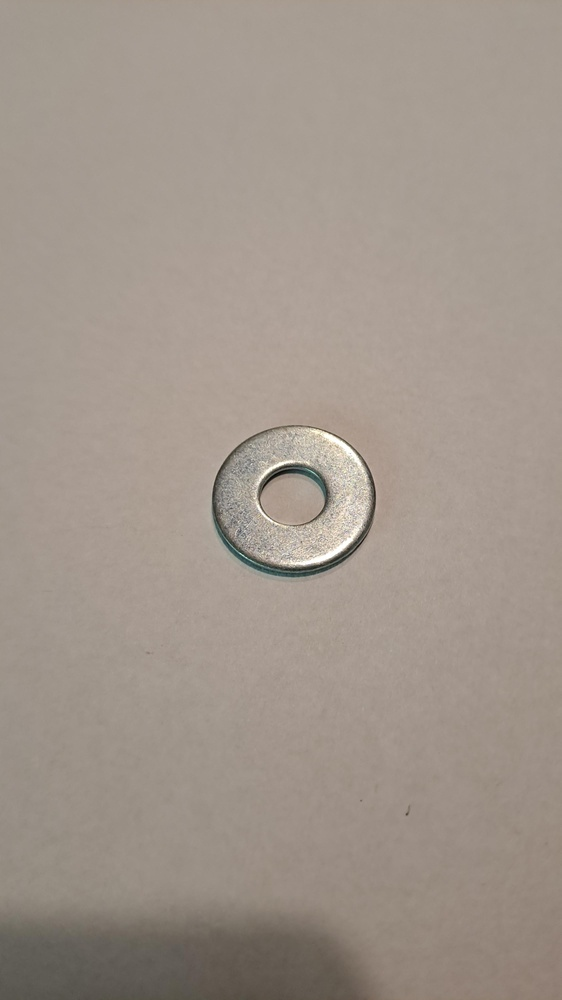
#> input picture data/0erGrupo/arandelas/20251014_163024.JPG, 562 x 1000 px, shrunk from 2250 x 4000 before the run
$ python -i segmentator.py   (imports and definitions only)
#> lines starting #> are read from the running program, lines starting #| are printed output that depends on the picture; after the words box and inside, x2 and y2 are one past the last pixel; in counts of white or black regions, pixels touching at a corner belong together
import cv2
import numpy as np
from typing import List, Tuple, Dict
import logging

class Segmentator:
    """
    Responsabilidad: Localizar objetos en la imagen binaria y extraer sus mascaras.
    Aplica soldadura morfologica adaptativa para corregir objetos rotos.
    """
    def __init__ (self,
                  min_area: float = 50.0,
                  merge_distance: int = 25):
        """
        Inicializa el segmentador.

        Args:
            * min_area (float): Área mínima absoluta para considerar un contorno válido.
            * merge_distance (int): Distancia máxima para fusionar contornos.
        """

        self.min_area = min_area
        self.merge_distance = merge_distance

        self.logger = logging.getLogger(__name__)
        self.logger.info("Segmentator inicializado correctamente.")

    def process(self, binary_image: np.ndarray) -> Dict:
        """
        Procesa una imagen binaria para encontrar y segmentar contornos.

        Args:
            * binary_image (np.ndarray): Imagen binaria de entrada.

        Returns:
            * Dict:
            {
                "bounding_boxes": List[Tuple[int, int, int, int]],
                "masks": List[np.ndarray],
                "total_objects": int
            }
        """

        # Encontrar contornos externos.
        contours, _ = cv2.findContours(binary_image, cv2.RETR_EXTERNAL, cv2.CHAIN_APPROX_SIMPLE)
#> contours = [[[0, 0], [0, 999], [561, 999], [561, 0]]]

        if not contours:
            return {"bounding_boxes": [], "masks": [], "total_objects": 0}

        # Filtrado por Area Absoluta y Aspect Ratio extremo
        raw_contours = []
        raw_bboxes = []

        for cnt in contours:
            area = cv2.contourArea(cnt)

            # Filtro 1: Ruido muy pequeño
            if area < self.min_area:
                continue
            x, y, w, h = cv2.boundingRect(cnt)

            # Filtro 2: Relacion de aspecto extrema
            aspect_ratio = float(w) / h if h > 0 else 0
            if aspect_ratio > 25 or aspect_ratio < 0.05:
                continue

            raw_contours.append(cnt)
            raw_bboxes.append((x, y, w, h))
#> this loop made 1 pass
#> (cnt, area, x, y, w, h, aspect_ratio) on pass 1: ([[0, 0], [0, 999], [561, 999], [561, 0]], 560439, 0, 0, 562, 1000, 0.562)
#> after the loop, raw_bboxes = [(0, 0, 562, 1000)]; raw_contours = [[[0, 0], [0, 999], [561, 999], [561, 0]]]

        # Fusion de partes rotas
        merged_bboxes = self._merge_broken_parts(raw_bboxes)

        # Extraer mascaras (soldadura + limpieza)
        masks = self._extract_masks_from_bboxes(binary_image, merged_bboxes)

        return {
            "bounding_boxes": [tuple(b) for b in merged_bboxes],
            "masks": masks,
            "total_objects": len(masks)
        }


    def _merge_broken_parts(self, bboxes: List[List[int]]) -> List[List[int]]:
        """
        Algoritmo iterativo para fusionar rectángulos cercanos.

        Args:
            * bboxes (List[List[int]]): Lista de bounding boxes [x, y, w, h].

        Returns:
            * List[List[int]]: Lista de bounding boxes fusionados [x, y, w, h].
        """
        if not bboxes: return []

        # Convertir a formato [x1, y1, x2, y2] para facilitar matemáticas
        rects = []
        for (x, y, w, h) in bboxes:
            rects.append([x, y, x + w, y + h])
#> this loop made 1 pass
#> after the loop, rects = [[0, 0, 562, 1000]]

        while True:
            merged = False
            new_rects = []
            used = [False] * len(rects)

            for i in range(len(rects)):
                if used[i]: continue

                # Rectángulo base
                r1 = rects[i]
                current_merge = r1

                for j in range(i + 1, len(rects)):
                    if used[j]: continue
                    r2 = rects[j]

                    # Verificar cercanía
                    if self._are_close(current_merge, r2, self.merge_distance):
                        # Fusionar
                        x1 = min(current_merge[0], r2[0])
                        y1 = min(current_merge[1], r2[1])
                        x2 = max(current_merge[2], r2[2])
                        y2 = max(current_merge[3], r2[3])
                        current_merge = [x1, y1, x2, y2]
                        used[j] = True
                        merged = True

                new_rects.append(current_merge)

            rects = new_rects
            if not merged: # Si no hubo cambios en esta pasada, terminamos
                break
#> this loop made 1 pass

        # Volver al formato (x, y, w, h)
        final_bboxes = []
        for (x1, y1, x2, y2) in rects:
            final_bboxes.append([x1, y1, x2 - x1, y2 - y1])

        return final_bboxes

    def _are_close(self, r1, r2, dist):
        """Devuelve True si los rectángulos están a menos de 'dist' pixeles."""
        # r = [x1, y1, x2, y2]

        # Expandir r1 virtualmente por la distancia
        return (r1[0] - dist < r2[2] and r1[2] + dist > r2[0] and
                r1[1] - dist < r2[3] and r1[3] + dist > r2[1])

    def _extract_masks_from_bboxes(self,
                                   binary_image: np.ndarray,
                                   bounding_boxes: List[Tuple]) -> List[np.ndarray]:
        """
        Extrae máscaras individuales limpias. Aplica "Closing  Adaptativo" para corregir objetos rotos.

        Args:
            * binary_image (np.ndarray): Imagen binaria de entrada.
            * bounding_boxes (List[Tuple]): Lista de bounding boxes (x, y, w, h).

        Returns:
            * List[np.ndarray]: Lista de máscaras binarias individuales.
        """

        masks = []
        h_img, w_img = binary_image.shape[:2]
#> h_img = 1000; w_img = 562

        for bbox in bounding_boxes:
            x, y, w, h = bbox

            # Padding (seguridad para el ROI)
            pad = 10
            x1 = max(0, x - pad)
            y1 = max(0, y - pad)
            x2 = min(w_img, x + w + pad)
            y2 = min(h_img, y + h + pad)
            # ROI (Region of Interest)
            roi_w, roi_h = x2 - x1, y2 - y1

            # Verificar si el ROI es inválido (0 pixels)
            if roi_w <= 0 or roi_h <= 0: continue

            # Recorte del ROI original (contiene los fragmentos rotos)
            binary_roi = binary_image[y1:y2, x1:x2]

            # Antes de soldar realizar una limpieza previa
            clean_kernel = cv2.getStructuringElement(cv2.MORPH_ELLIPSE, (3, 3))
            cleaned_roi = cv2.morphologyEx(binary_roi, cv2.MORPH_OPEN, clean_kernel)

            # Antes de soldar realizar distinguir entre tuercas/arandelas y clavos/tornillos
            aspect_ratio = float(w) / h if h > 0 else 1.0
            is_compact = 0.6 < aspect_ratio < 1.6

            if is_compact:
                # Estrategia Conservadora. No soldar
                object_roi = cleaned_roi
            else:
                # Estrategia Agresiva. Arreglar Tornillos
                min_dim = min(w, h)
                k_size = int(min_dim * 0.20)    # kernel_size = 20% de la menor dimensión
                # Aseguramos que sea impar
                if k_size % 2 == 0: k_size += 1
                k_size = max(5, k_size) # Mínimo 5px
                # Soldadura
                kernel = cv2.getStructuringElement(cv2.MORPH_ELLIPSE, (k_size, k_size))
                # Aplicamos Closing sobre los datos crudos del ROI
                object_roi = cv2.morphologyEx(cleaned_roi, cv2.MORPH_CLOSE, kernel, iterations=2)

            # Limpieza de ruido externo
            object_roi = cv2.morphologyEx(object_roi, cv2.MORPH_OPEN, clean_kernel)

            # Seleccionar el objeto más grande del ROI
            cnts_roi, _ = cv2.findContours(object_roi, cv2.RETR_EXTERNAL, cv2.CHAIN_APPROX_SIMPLE)
            if cnts_roi:
                main_cnt = max(cnts_roi, key=cv2.contourArea)

                solid_mold = np.zeros_like(object_roi)
                cv2.drawContours(solid_mold, [main_cnt], -1, 255, -1)

                # Solo permitimos pixels dentro del bbox original
                rel_x = x - x1
                rel_y = y - y1

                # Hacemos AND con un rectángulo que representa el bbox original estricto
                bbox_mask = np.zeros_like(object_roi)
                cv2.rectangle(bbox_mask, (rel_x, rel_y), (rel_x + w, rel_y + h), 255, -1)

                # Filtrar
                filtered_roi = cv2.bitwise_and(object_roi, solid_mold)

                # Recortar al BBox
                final_object_roi = cv2.bitwise_and(filtered_roi, bbox_mask)

            else:
                final_object_roi = np.zeros_like(object_roi)

            # Reconstrucción
            full_mask = np.zeros((h_img, w_img), dtype=np.uint8)
            full_mask[y1:y2, x1:x2] = final_object_roi
            masks.append(full_mask)
#> this loop made 1 pass
#> (x, y, w, h, pad, x1, y1, x2) on pass 1: (0, 0, 562, 1000, 10, 0, 0, 562)
#> pass 1, in _extract_masks_from_bboxes, `kernel = cv2.getStructuringElement(cv2.MORPH_ELLIPSE, (k_size, k_size))`:
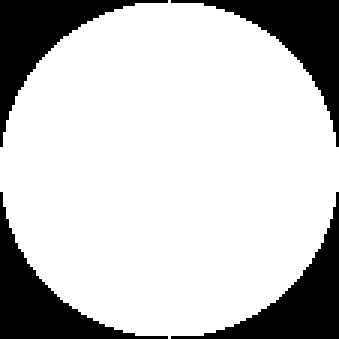
#> kernel: shape (113, 113) (shown 3 times larger); values 0 (black) and 1 (white), 77.9% white; 4 black regions, box (x1, y1, x2, y2) and area: (0, 0, 56, 49) 704, (57, 0, 113, 49) 704, (0, 64, 56, 113) 704, (57, 64, 113, 113) 704
#> pass 1, in _extract_masks_from_bboxes, `object_roi = cv2.morphologyEx(cleaned_roi, cv2.MORPH_CLOSE, kernel, it..`:
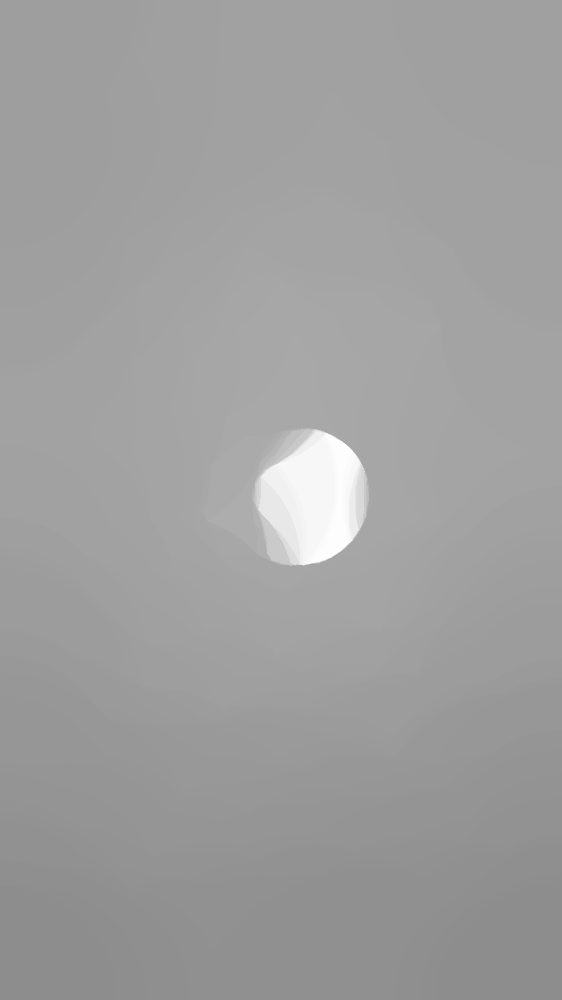
#> object_roi: shape (1000, 562); min 141, max 254, mean 158.6
#> after the loop: bbox_mask: shape (1000, 562); every value is 255
#> after the loop, masks = 1 item

        return masks

>>> import cv2
>>> picture = cv2.imread('../../data/0erGrupo/arandelas/20251014_163024.JPG', cv2.IMREAD_GRAYSCALE)
>>> result = Segmentator().process(picture)
#> result = 3 items

$ run again, on data/0erGrupo/arandelas/20251014_163033.JPG
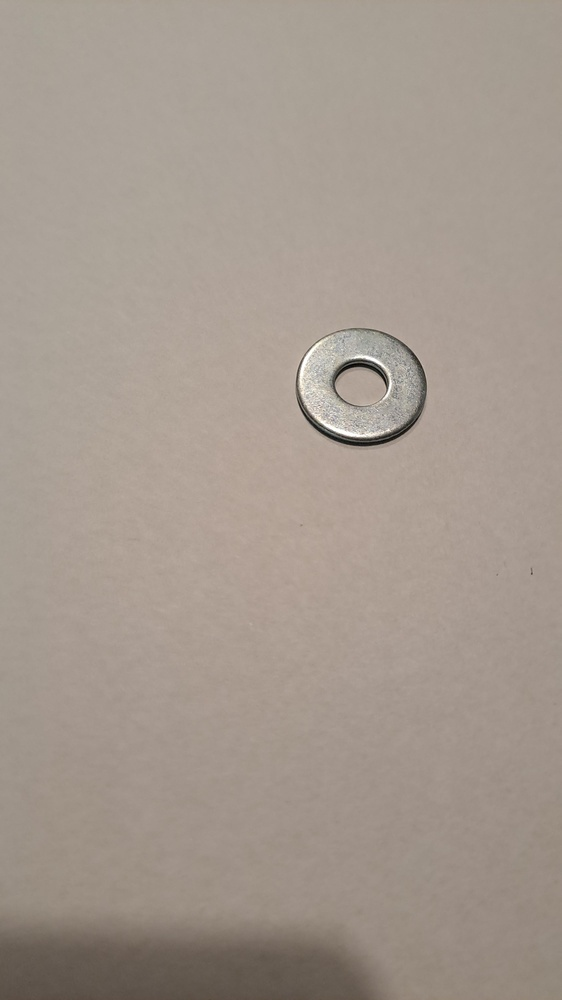
#> input picture data/0erGrupo/arandelas/20251014_163033.JPG, 562 x 1000 px, shrunk from 2250 x 4000 before the run
#> contours = [[[0, 0], [0, 999], [561, 999], [561, 0]]]
#> the loop in process, `for cnt in contours:` made 1 pass
#> (cnt, area, x, y, w, h, aspect_ratio) on pass 1: ([[0, 0], [0, 999], [561, 999], [561, 0]], 560439, 0, 0, 562, 1000, 0.562)
#> after the loop in process, `for cnt in contours:`: raw_bboxes = [(0, 0, 562, 1000)]; raw_contours = [[[0, 0], [0, 999], [561, 999], [561, 0]]]
#> the loop in _merge_broken_parts, `for (x, y, w, h) in bboxes:` made 1 pass
#> after the loop in _merge_broken_parts, `for (x, y, w, h) in bboxes:`: rects = [[0, 0, 562, 1000]]
#> the loop in _merge_broken_parts, `while True:` made 1 pass
#> the loop in _extract_masks_from_bboxes, `for bbox in bounding_boxes:` made 1 pass
#> (x, y, w, h, pad, x1, y1, x2) on pass 1: (0, 0, 562, 1000, 10, 0, 0, 562)
#> pass 1, in _extract_masks_from_bboxes, `object_roi = cv2.morphologyEx(cleaned_roi, cv2.MORPH_CLOSE, kernel, it..`:
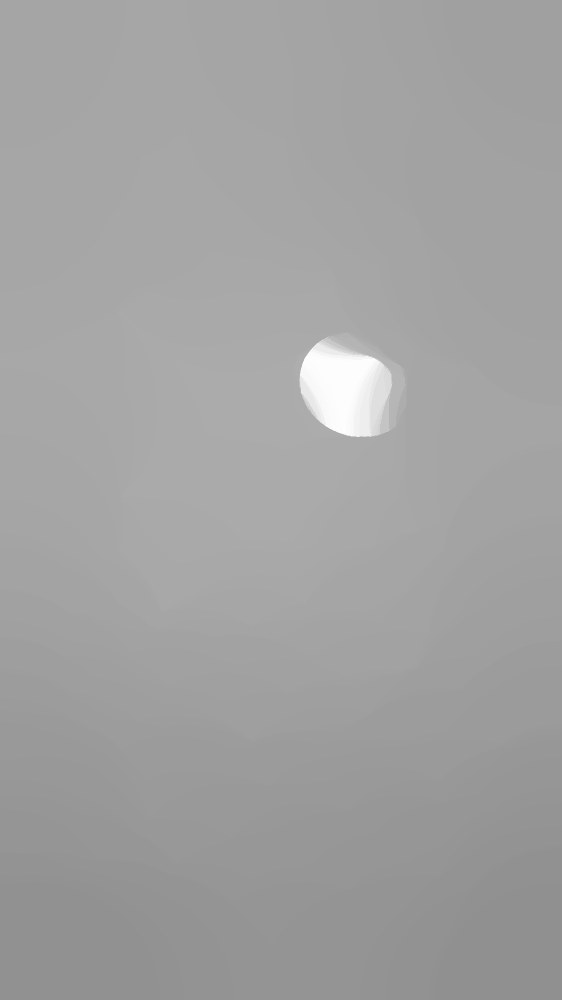
#> object_roi: shape (1000, 562); min 144, max 253, mean 161.3
#> after the loop in _extract_masks_from_bboxes, `for bbox in bounding_boxes:`: masks = 1 item
#> result = 3 items

$ run again, on data/0erGrupo/arandelas/20251014_163038.JPG
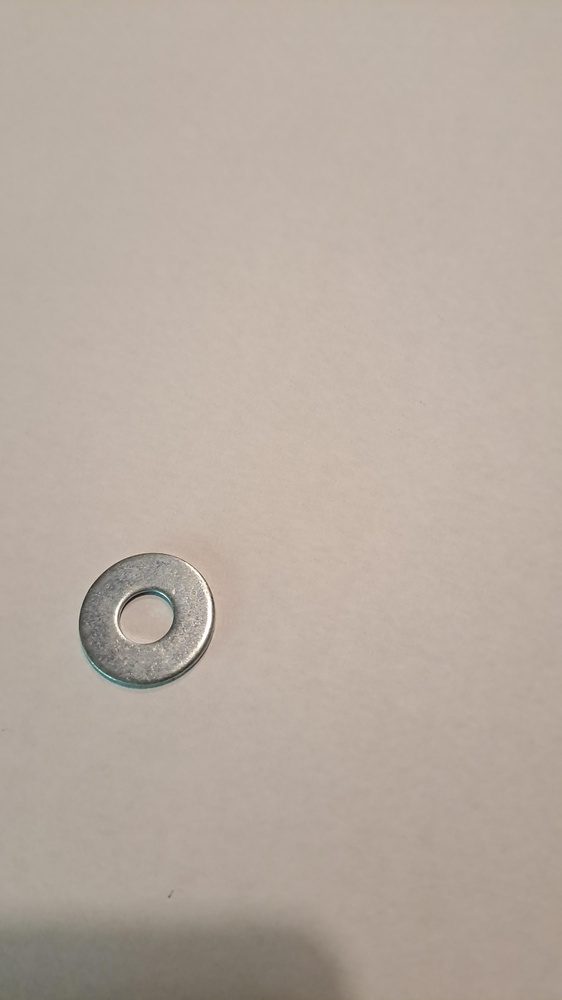
#> input picture data/0erGrupo/arandelas/20251014_163038.JPG, 562 x 1000 px, shrunk from 2250 x 4000 before the run
#> contours = [[[0, 0], [0, 999], [561, 999], [561, 0]]]
#> the loop in process, `for cnt in contours:` made 1 pass
#> (cnt, area, x, y, w, h, aspect_ratio) on pass 1: ([[0, 0], [0, 999], [561, 999], [561, 0]], 560439, 0, 0, 562, 1000, 0.562)
#> after the loop in process, `for cnt in contours:`: raw_bboxes = [(0, 0, 562, 1000)]; raw_contours = [[[0, 0], [0, 999], [561, 999], [561, 0]]]
#> the loop in _merge_broken_parts, `for (x, y, w, h) in bboxes:` made 1 pass
#> after the loop in _merge_broken_parts, `for (x, y, w, h) in bboxes:`: rects = [[0, 0, 562, 1000]]
#> the loop in _merge_broken_parts, `while True:` made 1 pass
#> the loop in _extract_masks_from_bboxes, `for bbox in bounding_boxes:` made 1 pass
#> (x, y, w, h, pad, x1, y1, x2) on pass 1: (0, 0, 562, 1000, 10, 0, 0, 562)
#> pass 1, in _extract_masks_from_bboxes, `object_roi = cv2.morphologyEx(cleaned_roi, cv2.MORPH_CLOSE, kernel, it..`:
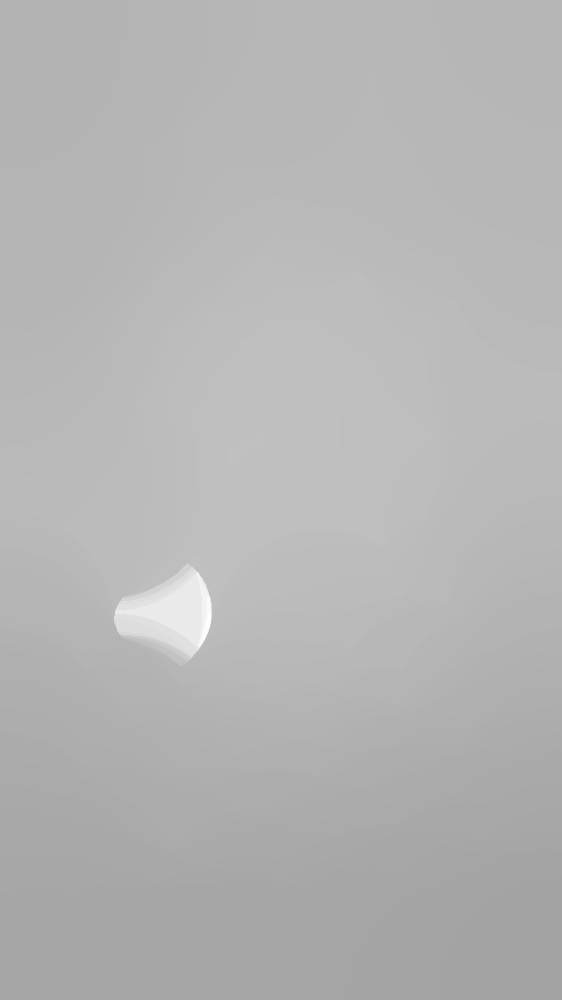
#> object_roi: shape (1000, 562); min 163, max 254, mean 180.1
#> after the loop in _extract_masks_from_bboxes, `for bbox in bounding_boxes:`: masks = 1 item
#> result = 3 items

$ run again, on data/0erGrupo/arandelas/20251014_163043.JPG
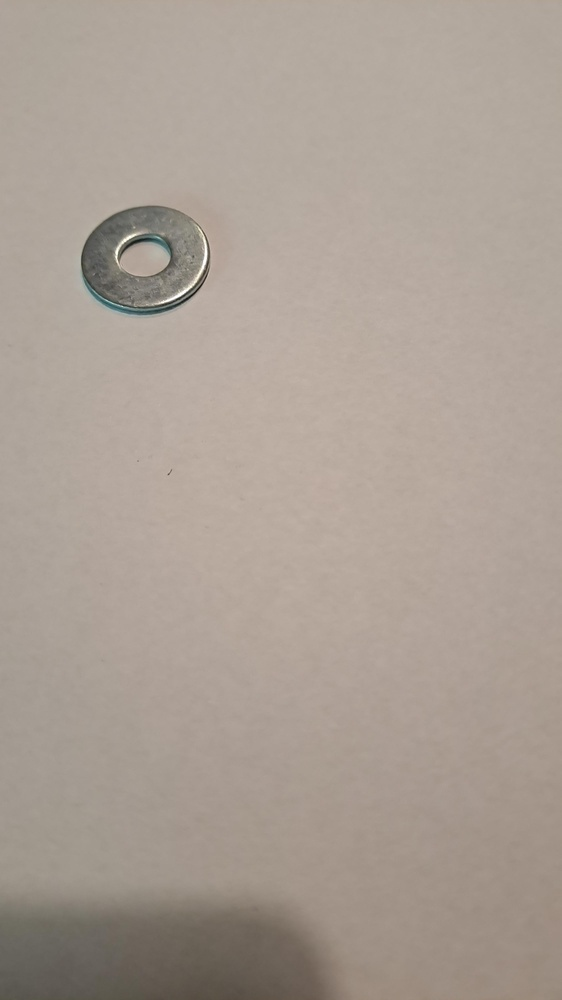
#> input picture data/0erGrupo/arandelas/20251014_163043.JPG, 562 x 1000 px, shrunk from 2250 x 4000 before the run
#> contours = [[[0, 0], [0, 999], [561, 999], [561, 0]]]
#> the loop in process, `for cnt in contours:` made 1 pass
#> (cnt, area, x, y, w, h, aspect_ratio) on pass 1: ([[0, 0], [0, 999], [561, 999], [561, 0]], 560439, 0, 0, 562, 1000, 0.562)
#> after the loop in process, `for cnt in contours:`: raw_bboxes = [(0, 0, 562, 1000)]; raw_contours = [[[0, 0], [0, 999], [561, 999], [561, 0]]]
#> the loop in _merge_broken_parts, `for (x, y, w, h) in bboxes:` made 1 pass
#> after the loop in _merge_broken_parts, `for (x, y, w, h) in bboxes:`: rects = [[0, 0, 562, 1000]]
#> the loop in _merge_broken_parts, `while True:` made 1 pass
#> the loop in _extract_masks_from_bboxes, `for bbox in bounding_boxes:` made 1 pass
#> (x, y, w, h, pad, x1, y1, x2) on pass 1: (0, 0, 562, 1000, 10, 0, 0, 562)
#> pass 1, in _extract_masks_from_bboxes, `object_roi = cv2.morphologyEx(cleaned_roi, cv2.MORPH_CLOSE, kernel, it..`:
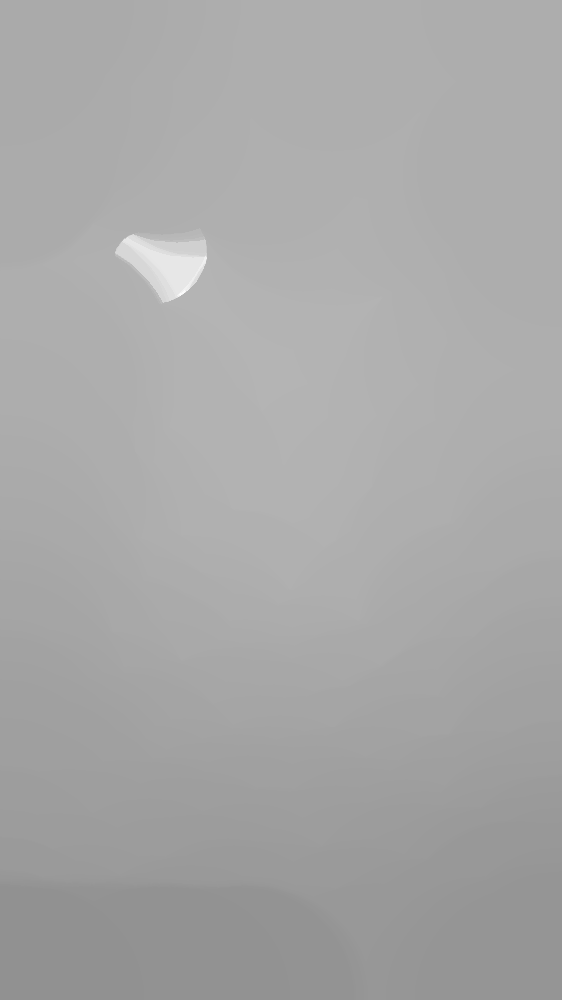
#> object_roi: shape (1000, 562); min 145, max 252, mean 167.4
#> after the loop in _extract_masks_from_bboxes, `for bbox in bounding_boxes:`: masks = 1 item
#> result = 3 items
